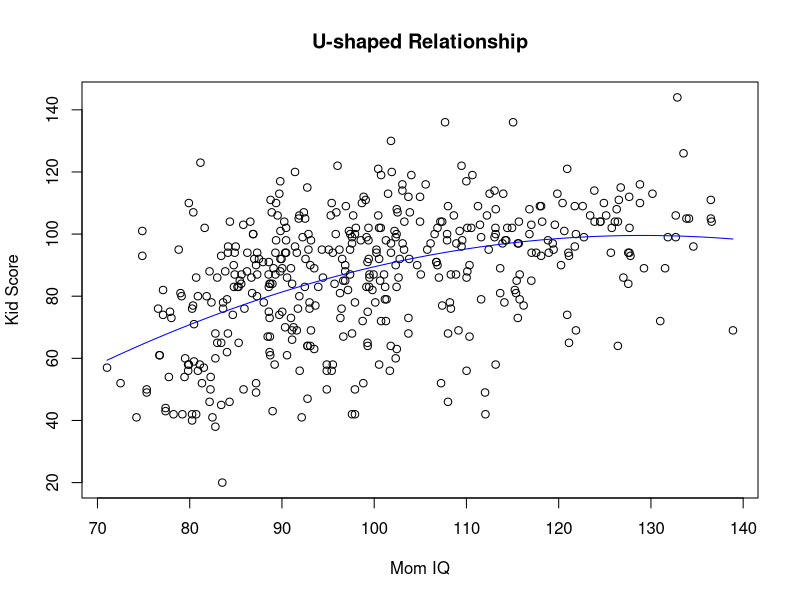
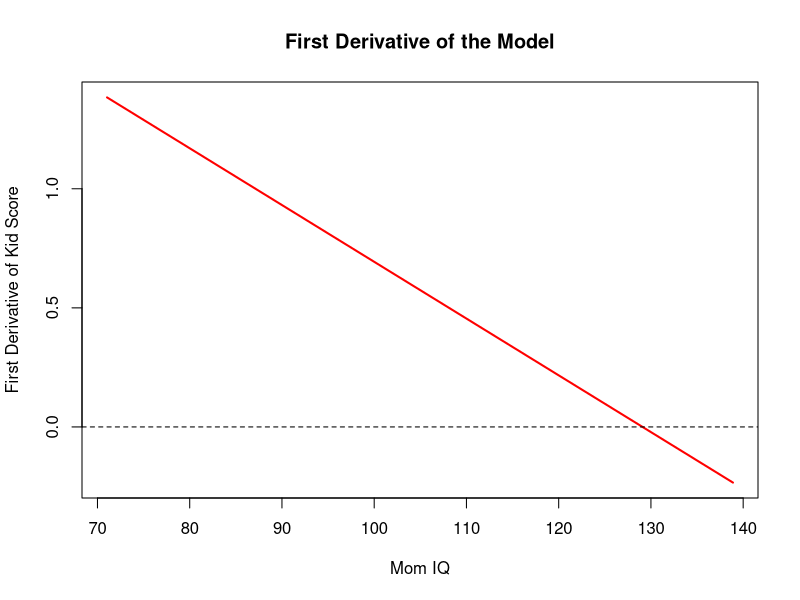
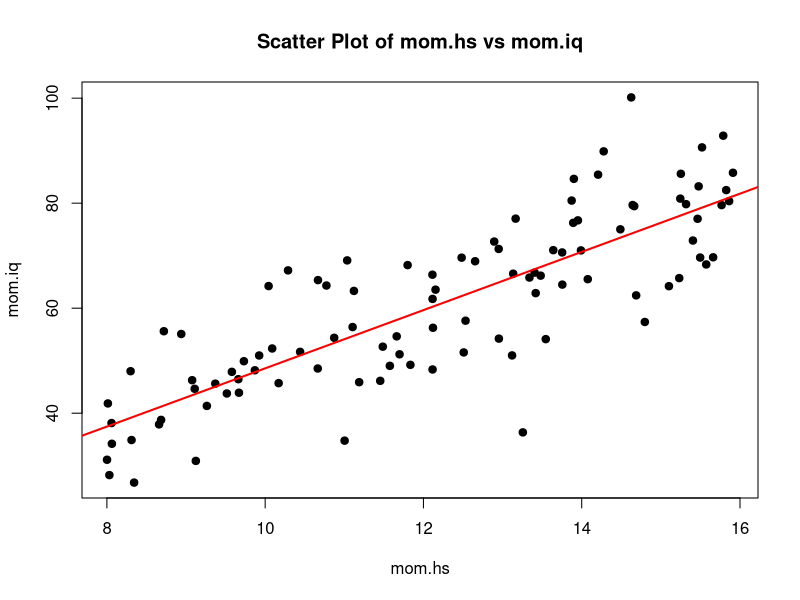
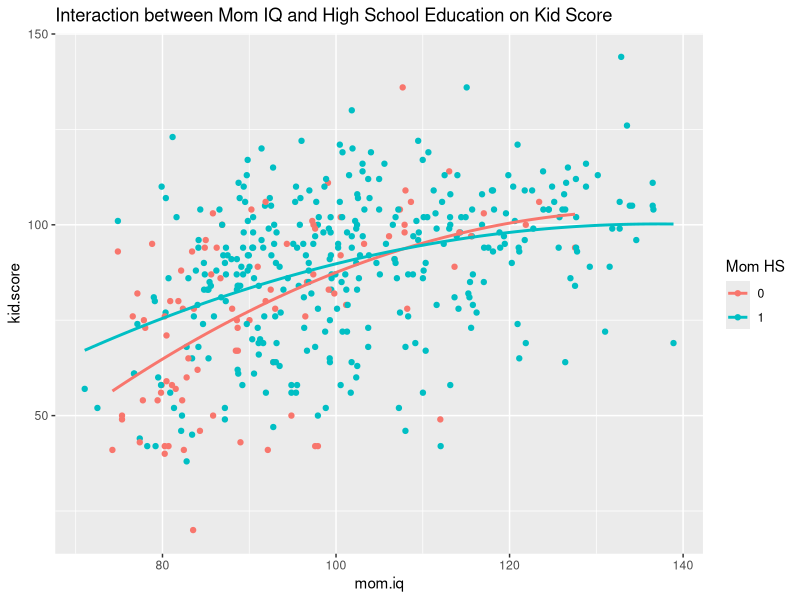
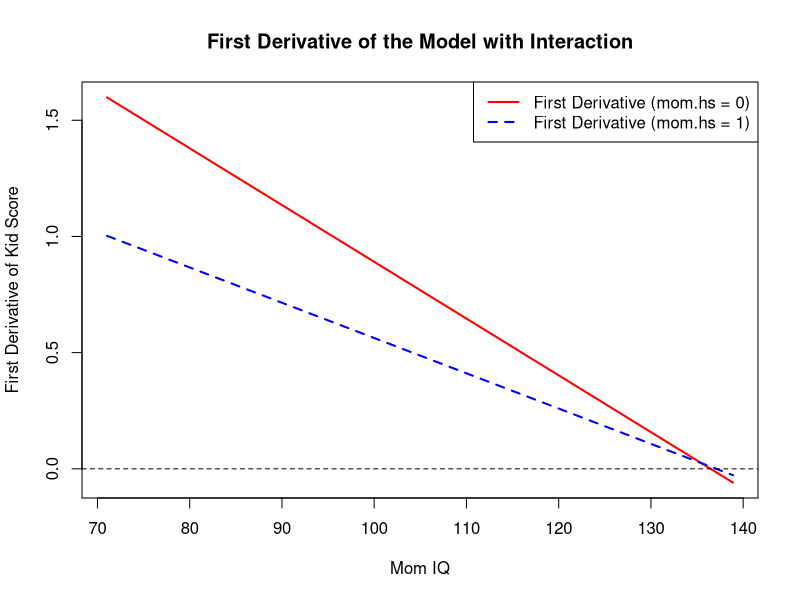

R code for these plots, in order:
## ---- chunk 1

# 載入套件
library(tidyverse)
library(ggplot2)
## ---- chunk 2
# 載入 `kid_iq` 資料集
kid_iq <- read.csv("kid_iq.csv")
head(kid_iq)
## ---- chunk 3

# 建構二次項的迴歸模型
model_u <- lm(kid.score ~ mom.iq + I(mom.iq^2), data = kid_iq)
summary(model_u)

## ---- chunk 4
# 繪製 mom.iq 與 kid.score 的散點圖與迴歸曲線
plot(kid_iq$mom.iq, kid_iq$kid.score, main = "U-shaped Relationship",
     xlab = "Mom IQ", ylab = "Kid Score")
curve(predict(model_u, newdata = data.frame(mom.iq = x)), add = TRUE, col = "blue")

## ---- chunk 5
# 提取模型係數
b1 <- coef(model_u)["mom.iq"]
b2 <- coef(model_u)["I(mom.iq^2)"]

# 定義一階導數的函數
first_derivative <- function(x) {
  b1 + 2 * b2 * x
}

# 繪製一階導數曲線（紅色線）
curve(first_derivative(x), from = min(kid_iq$mom.iq), to = max(kid_iq$mom.iq),
      main = "First Derivative of the Model",
      xlab = "Mom IQ", ylab = "First Derivative of Kid Score", col = "red", lty = 1, lwd = 2)

# 在 y 軸畫出 0 的水平線
abline(h = 0, col = "black", lty = 2)

## ---- chunk 6

# mom.iq:mom.hs 和 I(mom.iq^2):mom.hs 表示 mom.hs 的交互作用項，
# 用來檢驗高中學歷是否改變 mom.iq 和二次項對依變數的影響。

model_interaction <- lm(kid.score ~ mom.iq + I(mom.iq^2) + mom.hs + mom.iq:mom.hs + I(mom.iq^2):mom.hs, data = kid_iq)

summary(model_interaction)

## ---- chunk 7
# 生成樣本數據
set.seed(42)
mom.hs <- runif(100, 8, 16)
mom.iq <- mom.hs * 5 + rnorm(100, mean = 0, sd = 10)

# 繪製散佈圖
plot(mom.hs, mom.iq, main = "Scatter Plot of mom.hs vs mom.iq",
     xlab = "mom.hs", ylab = "mom.iq", pch = 19)

# 添加趨勢線
model <- lm(mom.iq ~ mom.hs)
abline(model, col = "red", lwd = 2)

## ---- chunk 8
# 計算相關係數
correlation <- cor(mom.hs, mom.iq)
print(paste("Correlation: ", round(correlation, 3)))
## ---- chunk 9

ggplot(kid_iq, aes(x = mom.iq, y = kid.score, color = factor(mom.hs))) + 
  geom_point() +
  stat_smooth(method = "lm", formula = y ~ poly(x, 2), se = FALSE) +
  labs(color = "Mom HS") +
  ggtitle("Interaction between Mom IQ and High School Education on Kid Score")

# 為不同的 mom.hs 分組繪製二次迴歸曲線
# formula = y ~ poly(x, 2) 指定二次多項式模型，以便捕捉可能的非線性關係
## ---- chunk 10
# 提取模型係數
coefficients <- coef(model_interaction)
b1 <- coefficients["mom.iq"]
b2 <- coefficients["I(mom.iq^2)"]
b3 <- coefficients["mom.hs"]
b4 <- coefficients["mom.iq:mom.hs"]
b5 <- coefficients["I(mom.iq^2):mom.hs"]

# 定義一階導數的函數，針對不同的 mom.hs 狀態
first_derivative_hs0 <- function(x) {
  b1 + 2 * b2 * x
}

first_derivative_hs1 <- function(x) {
  (b1 + b4) + 2 * (b2 + b5) * x
}

# 繪製一階導數的圖，顯示 mom.hs = 0 和 mom.hs = 1 的情況
plot_range <- seq(min(kid_iq$mom.iq), max(kid_iq$mom.iq), length.out = 100)

# 繪製圖形
plot(plot_range, first_derivative_hs0(plot_range), type = "l", col = "red", lty = 1, lwd = 2,
     main = "First Derivative of the Model with Interaction",
     xlab = "Mom IQ", ylab = "First Derivative of Kid Score")

lines(plot_range, first_derivative_hs1(plot_range), col = "blue", lty = 2, lwd = 2)

# 在 y 軸畫出 0 的水平線
abline(h = 0, col = "black", lty = 2)

# 添加圖例
legend("topright", legend = c("First Derivative (mom.hs = 0)", "First Derivative (mom.hs = 1)"),
       col = c("red", "blue"), lty = c(1, 2), lwd = 2)

